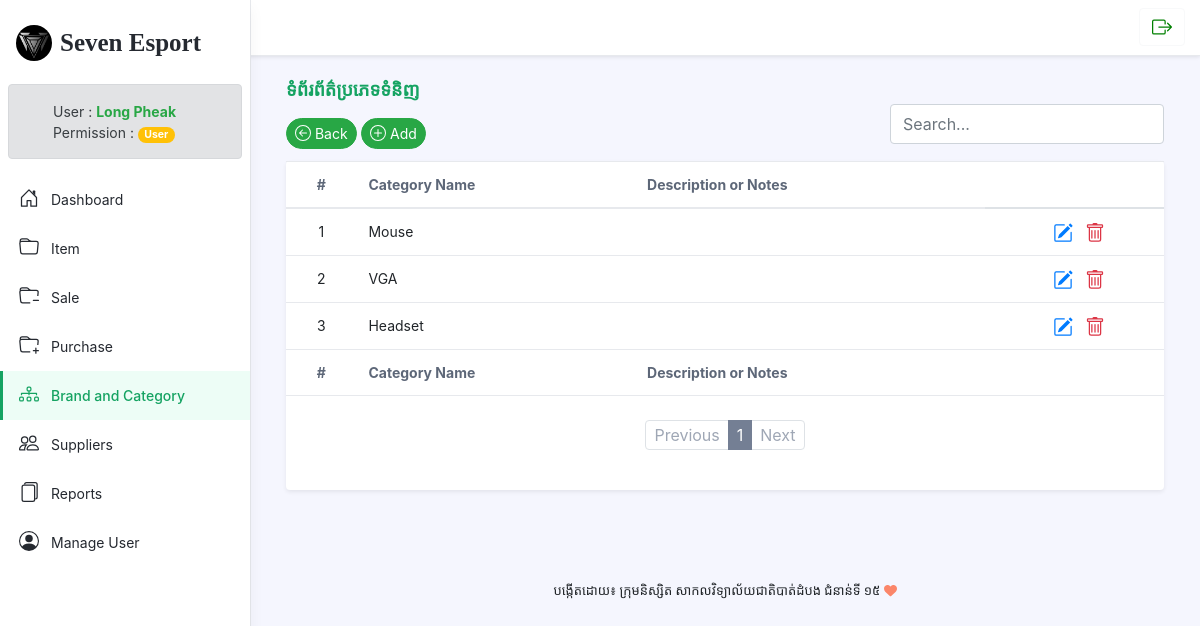
The app's page /category.php (signed in), older data.
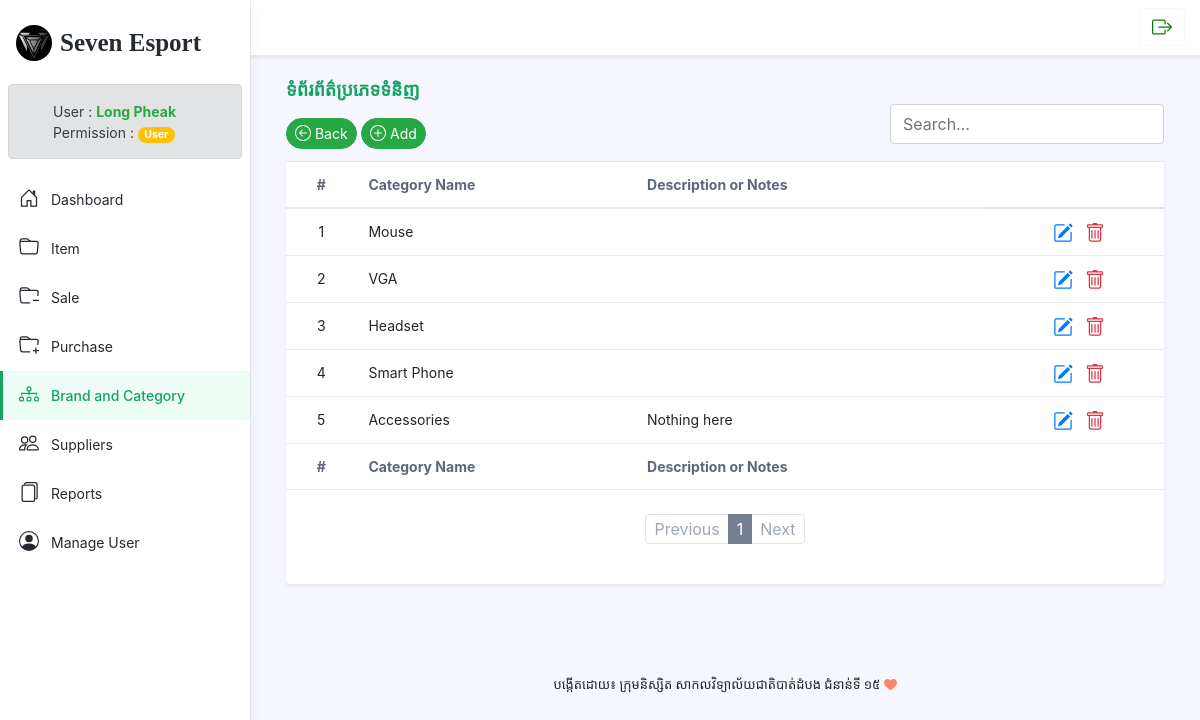
The same page, newer data.
### tables this page shows
CREATE TABLE IF NOT EXISTS `tbl_category` (
  `category_id` int(11) NOT NULL AUTO_INCREMENT,
  `category_name` varchar(100) NOT NULL,
  `description` text NOT NULL,
  PRIMARY KEY (`category_id`),
  UNIQUE KEY `category_name` (`category_name`)
);

### category.php (the view, shortened to what the changed rows need)
<?php
require_once 'config/db.php';
require_once 'inc/html_head.php';
?>
<body class="app">
        <?php include('inc/sidebar.php') ?>
<div class="app-wrapper">
    <div class="app-content pt-3 p-md-3 p-lg-4">
        <div class="container-xl">
            <div class="position-relative mb-3">
                <div class="row g-2 justify-content-between mb-1">
                    <div class="col-auto">
                        <h1 style="font-family: 'Kh Dangrek'; color:#15a362; font-size:large"
                            class="app-page-title mb-3">ទំព័រព័ត៌ប្រភេទទំនិញ</h1>
                    </div>
                </div>
                <div class="tab-content" id="orders-table-tab-content">
                    <div class="tab-pane fade show active" id="orders-all" role="tabpanel"
                         aria-labelledby="orders-all-tab">
                        <div class="app-card app-card-orders-table shadow-sm mb-5">
                            <div class="app-card-body">
                                <div class="table-responsive">
                                    <table class="table app-table-hover mb-0 text-left">
                                        <thead>
                                        <tr>
                                            <th class="cell text-center">#</th>
                                            <th class="cell">Category Name</th>
                                            <th class="cell">Description or Notes</th>
                                            <th></th>
                                        </tr>
                                        </thead>
                                        <tbody>
                                        <?php
                                        $limit = 10;
                                        if (isset($_GET["page"])) {
                                            $page = $_GET["page"];
                                        } else {
                                            $page = 1;
                                        }
                                        $start_from = ($page - 1) * $limit;
                                        $sql_select = $con->prepare("SELECT * FROM tbl_category ORDER BY category_id ASC LIMIT $start_from, $limit");
                                        $sql_select->execute();
                                        $i = 0;
                                        while ($row = $sql_select->fetch(PDO::FETCH_OBJ)) :
                                            $i++;
                                            ?>
                                            <tr id="category<?= $row->category_id ?>">
                                                <td class="text-center"><?= $i ?></td>
                                                <td><?= $row->category_name ?></td>
                                                <td><?= $row->description ?></td>
                                                <td class="td-actions text-center">
                                                    <a href="category_edit.php?id=<?= $row->category_id ?>" class="p-2">
                                                    </a>
                                                    <a href="#" class="text-danger" onclick="delCategory(<?= $row->category_id ?>)" class="p-2">
                                                    </a>
                                                </td>
                                            </tr>
                                        <?php endwhile; ?>
                                        </tbody>
                                        <tfoot>
                                        <tr>
                                            <th class="cell text-center">#</th>
                                            <th class="cell">Category Name</th>
                                            <th class="cell">Description or Notes</th>
                                            <th></th>
                                        </tr>
                                        </tfoot>
                                    </table>
                                </div>
                                <?php
                                $query = $con->query("SELECT * FROM tbl_category");
                                $total_pages = ceil($query->rowCount() / $limit);
                                ?>
                                <nav class="app-pagination mt-4">
                                    <ul class="pagination justify-content-center">
                                        <?php for ($i = 1; $i <= $total_pages; $i++): ?>
                                            <li class="page-item active"><a class="page-link"
                                                                            href="category.php?page=<?= $i ?>"><?= $i ?></a>
                                            </li>
                                        <?php endfor; ?>
                                    </ul>
                                </nav>
                                <br>
                            </div>
                        </div>
                    </div>
                </div>
            </div>
        </div>
    </div>
</div>
</body>
</html>

Row changes from the older to the newer data that the page shows:
added tbl_category: category_name "Smart Phone"
added tbl_category: category_name "Accessories", description "Nothing here"
